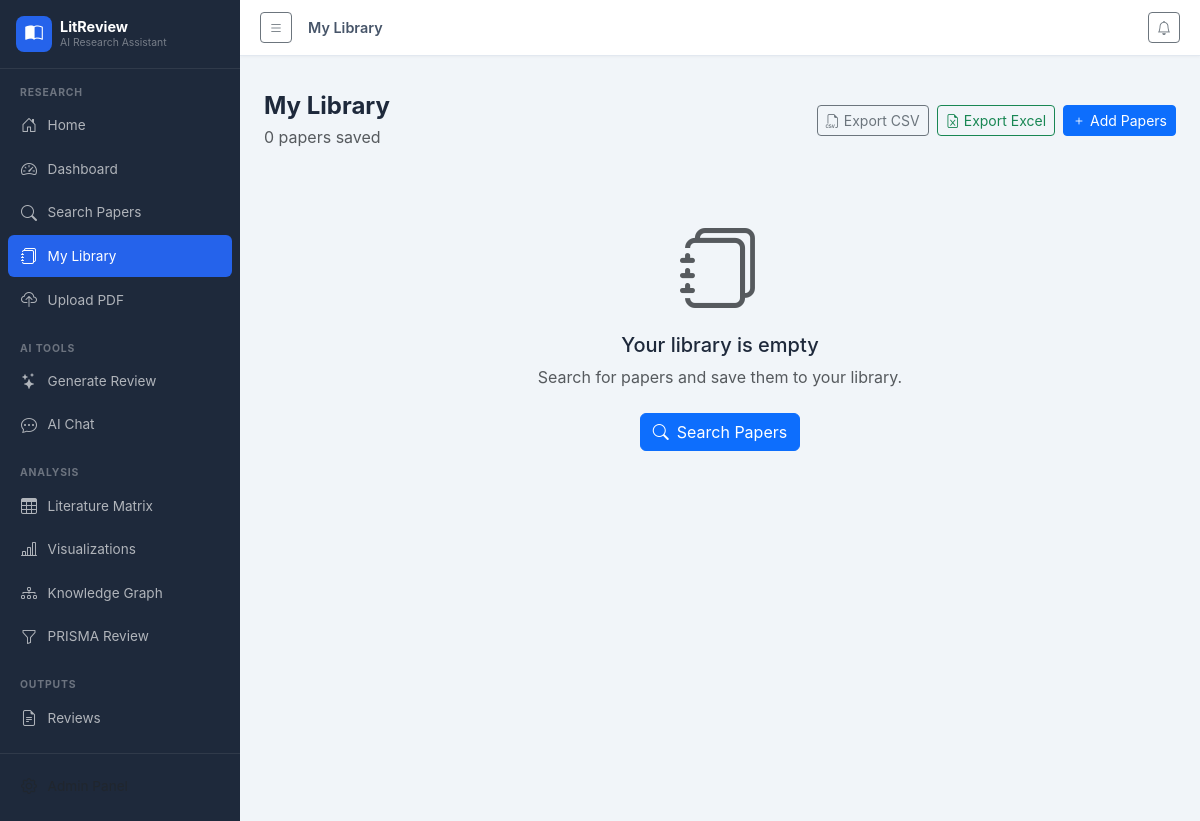
The page /papers on the database as committed earlier.
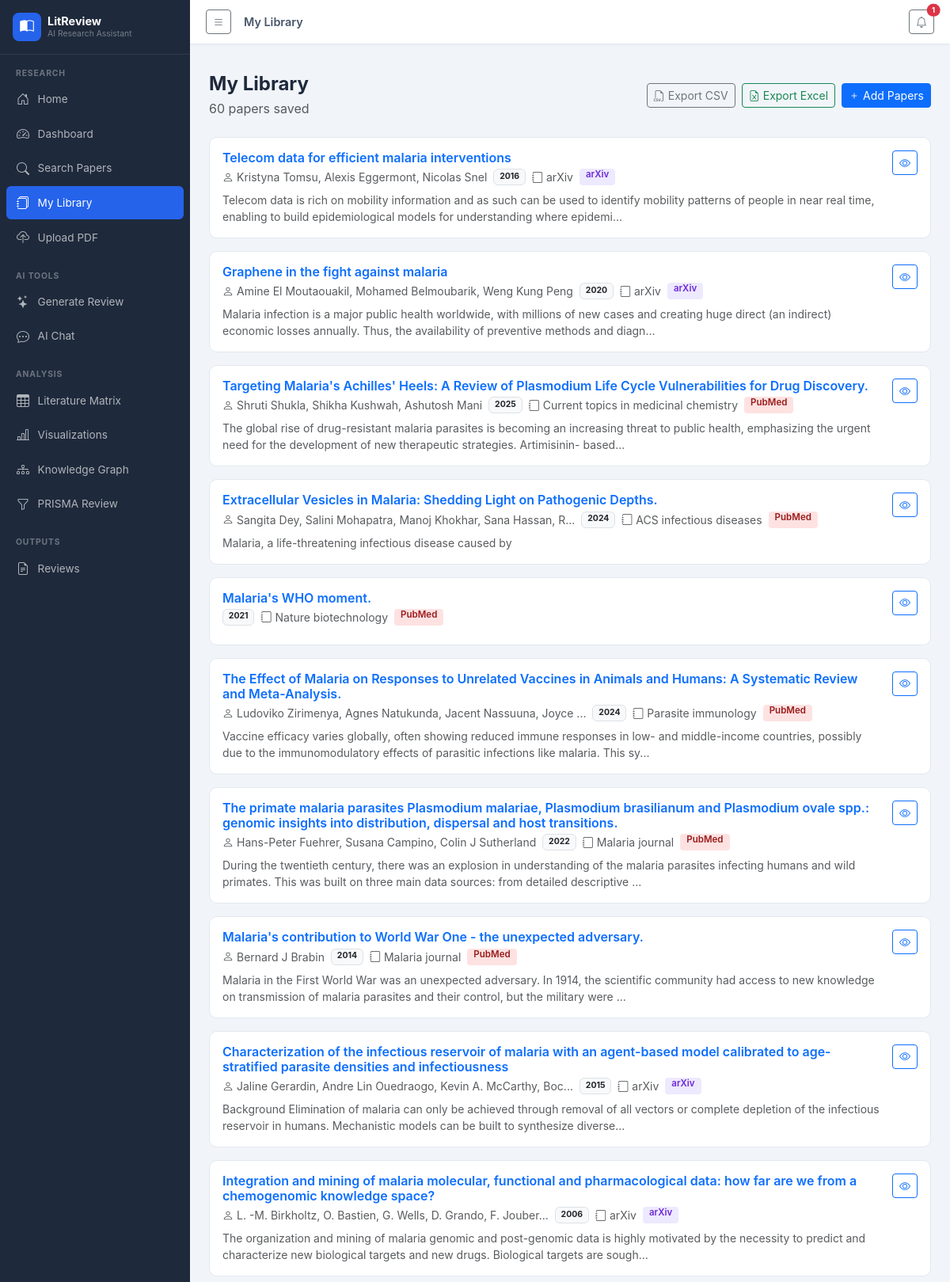
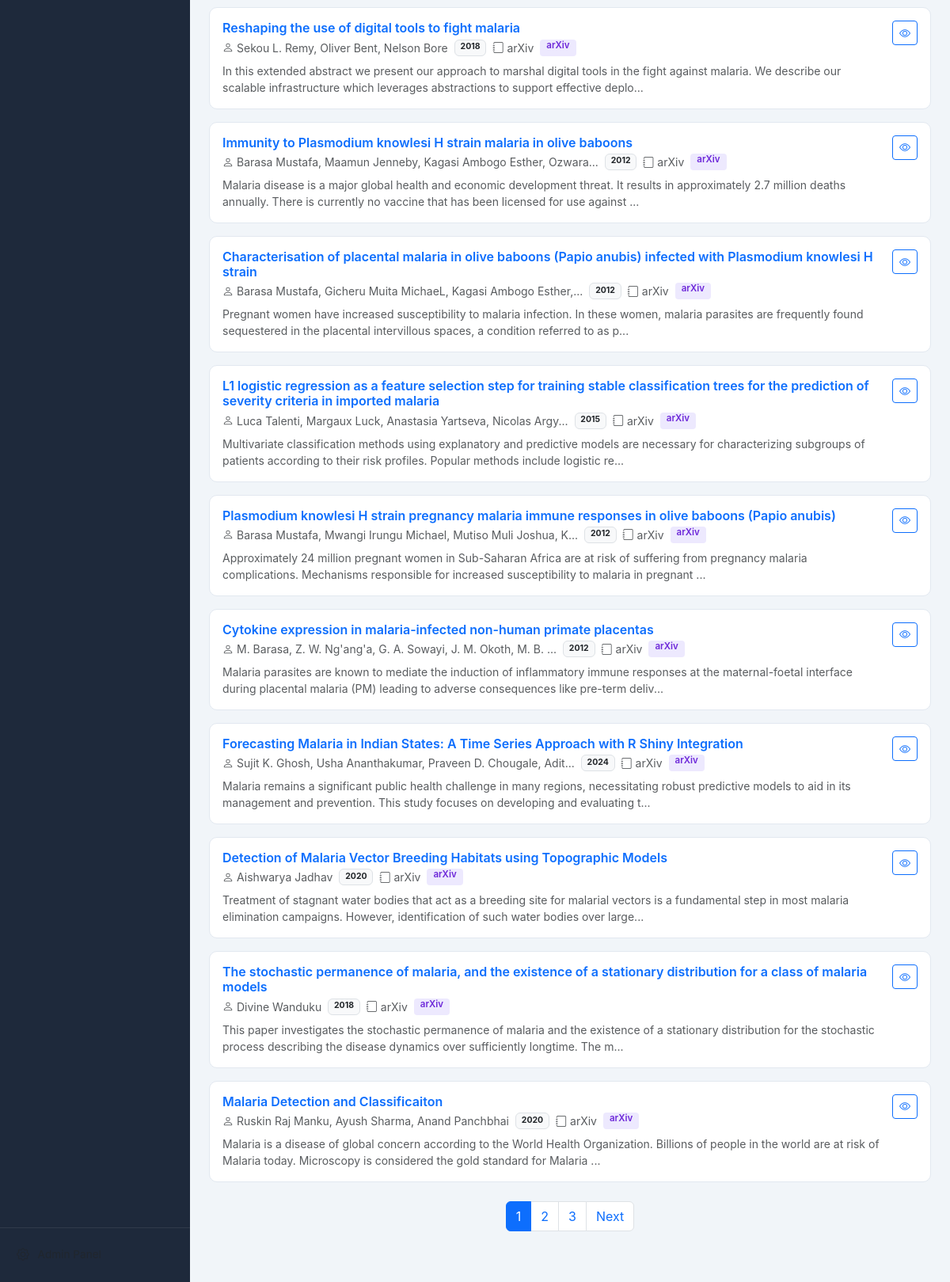
The same page on the database as committed later (2 pictures, top to bottom).
### tables this page shows
CREATE TABLE papers (
            id INTEGER PRIMARY KEY AUTOINCREMENT,
            title TEXT NOT NULL,
            authors TEXT,
            abstract TEXT,
            year INTEGER,
            doi TEXT,
            url TEXT,
            journal TEXT,
            citations_count INTEGER DEFAULT 0,
            source TEXT,
            keywords TEXT,
            full_text TEXT,
            created_at TIMESTAMP DEFAULT CURRENT_TIMESTAMP
        );

### blueprints/main.py (the view)
@main_bp.route('/papers')
def papers():
    site = get_site_settings()
    db = get_db()
    page = request.args.get('page', 1, type=int)
    per_page = 20
    offset = (page - 1) * per_page
    total = db.execute('SELECT COUNT(*) as c FROM papers').fetchone()['c']
    papers_list = db.execute('SELECT * FROM papers ORDER BY created_at DESC LIMIT ? OFFSET ?',
                             (per_page, offset)).fetchall()
    db.close()
    total_pages = (total + per_page - 1) // per_page
    return render_template('papers.html', site=site, papers=papers_list,
                           page=page, total_pages=total_pages, total=total,
                           notifications=get_notifications())

### blueprints/main.py (called while the page is built)
def get_site_settings():
    db = get_db()
    rows = db.execute('SELECT key, value FROM site_settings').fetchall()
    db.close()
    return {r['key']: r['value'] for r in rows}

def get_notifications():
    db = get_db()
    rows = db.execute('SELECT * FROM notifications WHERE is_read=0 ORDER BY created_at DESC LIMIT 10').fetchall()
    db.close()
    return [dict(r) for r in rows]

### models/__init__.py (called while the page is built)
def get_db():
    conn = sqlite3.connect(Config.DATABASE_PATH)
    conn.row_factory = sqlite3.Row
    return conn

### templates/papers.html (shortened to what this page needs)
{% extends "base.html" %}
{% block page_title %}My Library{% endblock %}
{% block content %}
<div class="d-flex justify-content-between align-items-center mb-4">
  <div>
    <h4 class="fw-bold mb-1">My Library</h4>
    <p class="text-muted mb-0">{{ total }} papers saved</p>
  </div>
  <div class="d-flex gap-2">
    <a href="/export/matrix/csv" class="btn btn-sm btn-outline-secondary"><i class="bi bi-filetype-csv me-1"></i>Export CSV</a>
    <a href="/export/matrix/excel" class="btn btn-sm btn-outline-success"><i class="bi bi-file-earmark-excel me-1"></i>Export Excel</a>
    <a href="/search" class="btn btn-sm btn-primary"><i class="bi bi-plus me-1"></i>Add Papers</a>
  </div>
</div>
{% if papers %}
<div class="row g-3">
  {% for paper in papers %}
  <div class="col-12">
    <div class="card card-hover">
      <div class="card-body">
        <div class="d-flex justify-content-between align-items-start gap-3">
          <div class="flex-grow-1">
            <h6 class="fw-semibold mb-1">
              <a href="/papers/{{ paper.id }}" class="text-decoration-none">{{ paper.title }}</a>
            </h6>
            <div class="d-flex flex-wrap gap-2 mb-2 small text-muted">
              {% if paper.authors %}<span><i class="bi bi-person me-1"></i>{{ paper.authors[:60] }}{% if paper.authors|length > 60 %}...{% endif %}</span>{% endif %}
              {% if paper.year %}<span class="badge bg-light text-dark border">{{ paper.year }}</span>{% endif %}
              {% if paper.journal %}<span><i class="bi bi-journal me-1"></i>{{ paper.journal[:40] }}</span>{% endif %}
              <span class="badge source-badge-{{ paper.source|lower|replace(' ','_') if paper.source else 'unknown' }}">{{ paper.source }}</span>
            </div>
            {% if paper.abstract %}
            <p class="text-muted small mb-0">{{ paper.abstract[:200] }}{% if paper.abstract|length > 200 %}...{% endif %}</p>
            {% endif %}
          </div>
          <div>
            <a href="/papers/{{ paper.id }}" class="btn btn-sm btn-outline-primary"><i class="bi bi-eye"></i></a>
          </div>
        </div>
      </div>
    </div>
  </div>
  {% endfor %}
</div>
{% if total_pages > 1 %}
<nav class="mt-4">
  <ul class="pagination justify-content-center">
    {% for p in range(1, total_pages + 1) %}
    <li class="page-item {% if p == page %}active{% endif %}"><a class="page-link" href="?page={{ p }}">{{ p }}</a></li>
    {% endfor %}
    {% if page < total_pages %}<li class="page-item"><a class="page-link" href="?page={{ page + 1 }}">Next</a></li>{% endif %}
  </ul>
</nav>
{% endif %}
{% else %}
<div class="text-center py-5">
  <i class="bi bi-journals display-1 text-muted opacity-15"></i>
  <h5 class="mt-3">Your library is empty</h5>
  <p class="text-muted">Search for papers and save them to your library.</p>
  <a href="/search" class="btn btn-primary mt-2"><i class="bi bi-search me-2"></i>Search Papers</a>
</div>
{% endif %}
{% endblock %}

### templates/base.html (shortened to what this page needs)
<!DOCTYPE html>
<html lang="en">
<head>
<link href="https://cdn.jsdelivr.net/npm/bootstrap@5.3.2/dist/css/bootstrap.min.css" rel="stylesheet">
<link href="https://cdn.jsdelivr.net/npm/bootstrap-icons@1.11.3/font/bootstrap-icons.min.css" rel="stylesheet">
<link href="/static/css/style.css" rel="stylesheet">
</head>
<body>
<div class="d-flex" id="wrapper">
  <nav id="sidebar" class="d-flex flex-column">
    <div class="sidebar-header">
      <a href="/" class="text-decoration-none">
        <div class="d-flex align-items-center gap-2">
          <div class="sidebar-logo"><i class="bi bi-book-half"></i></div>
          <div>
            <div class="sidebar-brand">LitReview</div>
            <div class="sidebar-tagline">AI Research Assistant</div>
          </div>
        </div>
      </a>
    </div>
    <div class="sidebar-body flex-grow-1">
      <div class="sidebar-section-label">RESEARCH</div>
      <a href="/" class="sidebar-link {% if request.endpoint == 'main.index' %}active{% endif %}">
        <i class="bi bi-house-door"></i> Home
      </a>
      <a href="/dashboard" class="sidebar-link {% if request.endpoint == 'main.dashboard' %}active{% endif %}">
        <i class="bi bi-speedometer2"></i> Dashboard
      </a>
      <a href="/search" class="sidebar-link {% if request.endpoint == 'main.search' %}active{% endif %}">
        <i class="bi bi-search"></i> Search Papers
      </a>
      <a href="/papers" class="sidebar-link {% if request.endpoint == 'main.papers' %}active{% endif %}">
        <i class="bi bi-journals"></i> My Library
      </a>
      <a href="/upload" class="sidebar-link {% if request.endpoint == 'main.upload' %}active{% endif %}">
        <i class="bi bi-cloud-upload"></i> Upload PDF
      </a>
      <div class="sidebar-section-label mt-3">AI TOOLS</div>
      <a href="/ai/generate-review" class="sidebar-link {% if request.endpoint == 'ai.generate_review' %}active{% endif %}">
        <i class="bi bi-stars"></i> Generate Review
      </a>
      <a href="/ai/chat" class="sidebar-link {% if request.endpoint == 'ai.chat' %}active{% endif %}">
        <i class="bi bi-chat-dots"></i> AI Chat
      </a>
      <div class="sidebar-section-label mt-3">ANALYSIS</div>
      <a href="/matrix" class="sidebar-link {% if request.endpoint == 'main.matrix' %}active{% endif %}">
        <i class="bi bi-table"></i> Literature Matrix
      </a>
      <a href="/visualizations" class="sidebar-link {% if request.endpoint == 'main.visualizations' %}active{% endif %}">
        <i class="bi bi-bar-chart-line"></i> Visualizations
      </a>
      <a href="/knowledge-graph" class="sidebar-link {% if request.endpoint == 'main.knowledge_graph' %}active{% endif %}">
        <i class="bi bi-diagram-3"></i> Knowledge Graph
      </a>
      <a href="/prisma" class="sidebar-link {% if request.endpoint == 'main.prisma' %}active{% endif %}">
        <i class="bi bi-funnel"></i> PRISMA Review
      </a>
      <div class="sidebar-section-label mt-3">OUTPUTS</div>
      <a href="/reviews" class="sidebar-link {% if request.endpoint in ['main.reviews','main.review_detail'] %}active{% endif %}">
        <i class="bi bi-file-earmark-text"></i> Reviews
      </a>
    </div>
    <div class="sidebar-footer">
      <a href="/julisunkan" class="sidebar-link text-muted">
        <i class="bi bi-gear"></i> Admin Panel
      </a>
    </div>
  </nav>
  <div id="page-content-wrapper" class="flex-grow-1">
    <nav class="top-nav">
      <button id="sidebarToggle" class="btn btn-sm btn-outline-secondary me-3">
        <i class="bi bi-list"></i>
      </button>
      <span class="top-nav-title d-none d-md-block">{% block page_title %}{% endblock %}</span>
      <div class="ms-auto d-flex align-items-center gap-2">
        <div class="dropdown">
          <button class="btn btn-sm btn-outline-secondary position-relative" data-bs-toggle="dropdown">
            <i class="bi bi-bell"></i>
            {% if g_notif_count > 0 %}
            <span class="position-absolute top-0 start-100 translate-middle badge rounded-pill bg-danger" style="font-size:0.6rem;">{{ g_notif_count }}</span>
            {% endif %}
          </button>
        </div>
      </div>
    </nav>
    <div class="px-4 pt-3">
    </div>
    <div class="page-content px-4 pb-5">
      {% block content %}{% endblock %}
    </div>
  </div>
</div>
<div class="toast-container position-fixed bottom-0 end-0 p-3" id="toastContainer"></div>
</body>
</html>

### static/css/style.css (style rules this page uses)
:root { --primary: #2563eb; --primary-soft: rgba(37, 99, 235, 0.1); --success-soft: rgba(22, 163, 74, 0.1); --warning-soft: rgba(217, 119, 6, 0.1); --info-soft: rgba(8, 145, 178, 0.1); --sidebar-w: 240px; --sidebar-bg: #1e293b; --top-nav-h: 56px; }
body { font-family: 'Inter', -apple-system, BlinkMacSystemFont, 'Segoe UI', sans-serif; background: #f1f5f9; color: #1e293b; overflow-x: hidden; }
#wrapper { min-height: 100vh; }
#sidebar { width: var(--sidebar-w); min-height: 100vh; background: var(--sidebar-bg); flex-shrink: 0; transition: width 0.2s ease; z-index: 100; }
.sidebar-header { padding: 1rem; border-bottom: 1px solid rgba(255,255,255,0.08); }
.sidebar-logo { width: 36px; height: 36px; background: var(--primary); border-radius: 8px; display: flex; align-items: center; justify-content: center; color: white; font-size: 1.1rem; flex-shrink: 0; }
.sidebar-brand { color: white; font-weight: 700; font-size: 0.9rem; line-height: 1.2; }
.sidebar-tagline { color: rgba(255,255,255,0.4); font-size: 0.65rem; }
.sidebar-body { padding: 0.75rem 0.5rem; overflow-y: auto; }
.sidebar-section-label { color: rgba(255,255,255,0.35); font-size: 0.65rem; font-weight: 700; letter-spacing: 0.08em; padding: 0.25rem 0.75rem; text-transform: uppercase; }
.sidebar-link { display: flex; align-items: center; gap: 0.6rem; padding: 0.55rem 0.75rem; border-radius: 6px; color: rgba(255,255,255,0.65); text-decoration: none; font-size: 0.85rem; transition: all 0.15s; margin-bottom: 2px; }
.sidebar-link.active { background: var(--primary); color: white; }
.sidebar-link i { font-size: 1rem; flex-shrink: 0; width: 18px; text-align: center; }
.sidebar-footer { padding: 0.75rem 0.5rem; border-top: 1px solid rgba(255,255,255,0.08); }
.top-nav { height: var(--top-nav-h); background: white; border-bottom: 1px solid #e2e8f0; display: flex; align-items: center; padding: 0 1.25rem; position: sticky; top: 0; z-index: 50; box-shadow: 0 1px 3px rgba(0,0,0,0.04); }
.top-nav-title { font-weight: 600; color: #475569; font-size: 0.9rem; }
.page-content { padding-top: 1.25rem; }
.card { border: 1px solid #e2e8f0; border-radius: 10px; }
.card-hover { transition: box-shadow 0.15s, transform 0.15s; cursor: pointer; }
.source-badge-pubmed { background: #fee2e2; color: #991b1b; border-radius: 4px; padding: 2px 8px; font-size: 0.72rem; font-weight: 600; }
.source-badge-arxiv { background: #ede9fe; color: #6d28d9; border-radius: 4px; padding: 2px 8px; font-size: 0.72rem; font-weight: 600; }

Rows that differ between the two databases and show on the page:
added papers: title "Telecom data for efficient malaria interventions", authors "Kristyna Tomsu, Alexis Eggermont, Nicolas Snel", year "2016", journal "arXiv", source "arXiv", abstract "Telecom data is rich on mobility information and as such can be used to identify mobility patterns of people in near real time, enabling to build epidemiological models for understanding where epidemi"
added papers: title "Graphene in the fight against malaria", authors "Amine El Moutaouakil, Mohamed Belmoubarik, Weng Kung Peng", year "2020", journal "arXiv", source "arXiv", abstract "Malaria infection is a major public health worldwide, with millions of new cases and creating huge direct (an indirect) economic losses annually. Thus, the availability of preventive methods and diagn"
added papers: title "Targeting Malaria's Achilles' Heels: A Review of Plasmodium Life Cycle Vulnerabilities for Drug Discovery.", authors "Shruti Shukla, Shikha Kushwah, Ashutosh Mani", year "2025", journal "Current topics in medicinal chemistry", source "PubMed", abstract "The global rise of drug-resistant malaria parasites is becoming an increasing threat to public health, emphasizing the urgent need for the development of new therapeutic strategies. Artimisinin- based"
added papers: title "Extracellular Vesicles in Malaria: Shedding Light on Pathogenic Depths.", authors "Sangita Dey, Salini Mohapatra, Manoj Khokhar, Sana Hassan, R", year "2024", journal "ACS infectious diseases", source "PubMed", abstract "Malaria, a life-threatening infectious disease caused by"
added papers: title "Malaria's WHO moment.", year "2021", journal "Nature biotechnology", source "PubMed"
added papers: title "The Effect of Malaria on Responses to Unrelated Vaccines in Animals and Humans: A Systematic Review and Meta-Analysis.", authors "Ludoviko Zirimenya, Agnes Natukunda, Jacent Nassuuna, Joyce", year "2024", journal "Parasite immunology", source "PubMed", abstract "Vaccine efficacy varies globally, often showing reduced immune responses in low- and middle-income countries, possibly due to the immunomodulatory effects of parasitic infections like malaria. This sy"
added papers: title "The primate malaria parasites Plasmodium malariae, Plasmodium brasilianum and Plasmodium ovale spp.: genomic insights into distribution, dispersal and host transitions.", authors "Hans-Peter Fuehrer, Susana Campino, Colin J Sutherland", year "2022", journal "Malaria journal", source "PubMed", abstract "During the twentieth century, there was an explosion in understanding of the malaria parasites infecting humans and wild primates. This was built on three main data sources: from detailed descriptive"
added papers: title "Malaria's contribution to World War One - the unexpected adversary.", authors "Bernard J Brabin", year "2014", journal "Malaria journal", source "PubMed", abstract "Malaria in the First World War was an unexpected adversary. In 1914, the scientific community had access to new knowledge on transmission of malaria parasites and their control, but the military were"
added papers: title "Characterization of the infectious reservoir of malaria with an agent-based model calibrated to age-stratified parasite densities and infectiousness", authors "Jaline Gerardin, Andre Lin Ouedraogo, Kevin A. McCarthy, Boc", year "2015", journal "arXiv", source "arXiv", abstract "Background Elimination of malaria can only be achieved through removal of all vectors or complete depletion of the infectious reservoir in humans. Mechanistic models can be built to synthesize diverse"
added papers: title "Integration and mining of malaria molecular, functional and pharmacological data: how far are we from a chemogenomic knowledge space?", authors "L. -M. Birkholtz, O. Bastien, G. Wells, D. Grando, F. Jouber", year "2006", journal "arXiv", source "arXiv", abstract "The organization and mining of malaria genomic and post-genomic data is highly motivated by the necessity to predict and characterize new biological targets and new drugs. Biological targets are sough"
added papers: title "Reshaping the use of digital tools to fight malaria", authors "Sekou L. Remy, Oliver Bent, Nelson Bore", year "2018", journal "arXiv", source "arXiv", abstract "In this extended abstract we present our approach to marshal digital tools in the fight against malaria. We describe our scalable infrastructure which leverages abstractions to support effective deplo"
added papers: title "Immunity to Plasmodium knowlesi H strain malaria in olive baboons", authors "Barasa Mustafa, Maamun Jenneby, Kagasi Ambogo Esther, Ozwara", year "2012", journal "arXiv", source "arXiv", abstract "Malaria disease is a major global health and economic development threat. It results in approximately 2.7 million deaths annually. There is currently no vaccine that has been licensed for use against"
added papers: title "Characterisation of placental malaria in olive baboons (Papio anubis) infected with Plasmodium knowlesi H strain", authors "Barasa Mustafa, Gicheru Muita MichaeL, Kagasi Ambogo Esther,", year "2012", journal "arXiv", source "arXiv", abstract "Pregnant women have increased susceptibility to malaria infection. In these women, malaria parasites are frequently found sequestered in the placental intervillous spaces, a condition referred to as p"
added papers: title "L1 logistic regression as a feature selection step for training stable classification trees for the prediction of severity criteria in imported malaria", authors "Luca Talenti, Margaux Luck, Anastasia Yartseva, Nicolas Argy", year "2015", journal "arXiv", source "arXiv", abstract "Multivariate classification methods using explanatory and predictive models are necessary for characterizing subgroups of patients according to their risk profiles. Popular methods include logistic re"
added papers: title "Plasmodium knowlesi H strain pregnancy malaria immune responses in olive baboons (Papio anubis)", authors "Barasa Mustafa, Mwangi Irungu Michael, Mutiso Muli Joshua, K", year "2012", journal "arXiv", source "arXiv", abstract "Approximately 24 million pregnant women in Sub-Saharan Africa are at risk of suffering from pregnancy malaria complications. Mechanisms responsible for increased susceptibility to malaria in pregnant"
added papers: title "Cytokine expression in malaria-infected non-human primate placentas", authors "M. Barasa, Z. W. Ng'ang'a, G. A. Sowayi, J. M. Okoth, M. B.", year "2012", journal "arXiv", source "arXiv", abstract "Malaria parasites are known to mediate the induction of inflammatory immune responses at the maternal-foetal interface during placental malaria (PM) leading to adverse consequences like pre-term deliv"
added papers: title "Forecasting Malaria in Indian States: A Time Series Approach with R Shiny Integration", authors "Sujit K. Ghosh, Usha Ananthakumar, Praveen D. Chougale, Adit", year "2024", journal "arXiv", source "arXiv", abstract "Malaria remains a significant public health challenge in many regions, necessitating robust predictive models to aid in its management and prevention. This study focuses on developing and evaluating t"
added papers: title "Detection of Malaria Vector Breeding Habitats using Topographic Models", authors "Aishwarya Jadhav", year "2020", journal "arXiv", source "arXiv", abstract "Treatment of stagnant water bodies that act as a breeding site for malarial vectors is a fundamental step in most malaria elimination campaigns. However, identification of such water bodies over large"
added papers: title "The stochastic permanence of malaria, and the existence of a stationary distribution for a class of malaria models", authors "Divine Wanduku", year "2018", journal "arXiv", source "arXiv", abstract "This paper investigates the stochastic permanence of malaria and the existence of a stationary distribution for the stochastic process describing the disease dynamics over sufficiently longtime. The m"
added papers: title "Malaria Detection and Classificaiton", authors "Ruskin Raj Manku, Ayush Sharma, Anand Panchbhai", year "2020", journal "arXiv", source "arXiv", abstract "Malaria is a disease of global concern according to the World Health Organization. Billions of people in the world are at risk of Malaria today. Microscopy is considered the gold standard for Malaria"
Other text that changed with them:
{{ g_notif_count }}: (not shown) → "1"
{{ total }}: "0" → "60"
new list line: "1"
new list line: "2"
new list line: "3"
text no longer shown: "Your library is empty Search for papers and save them to your library. Search Papers"
text now shown: "Next"
